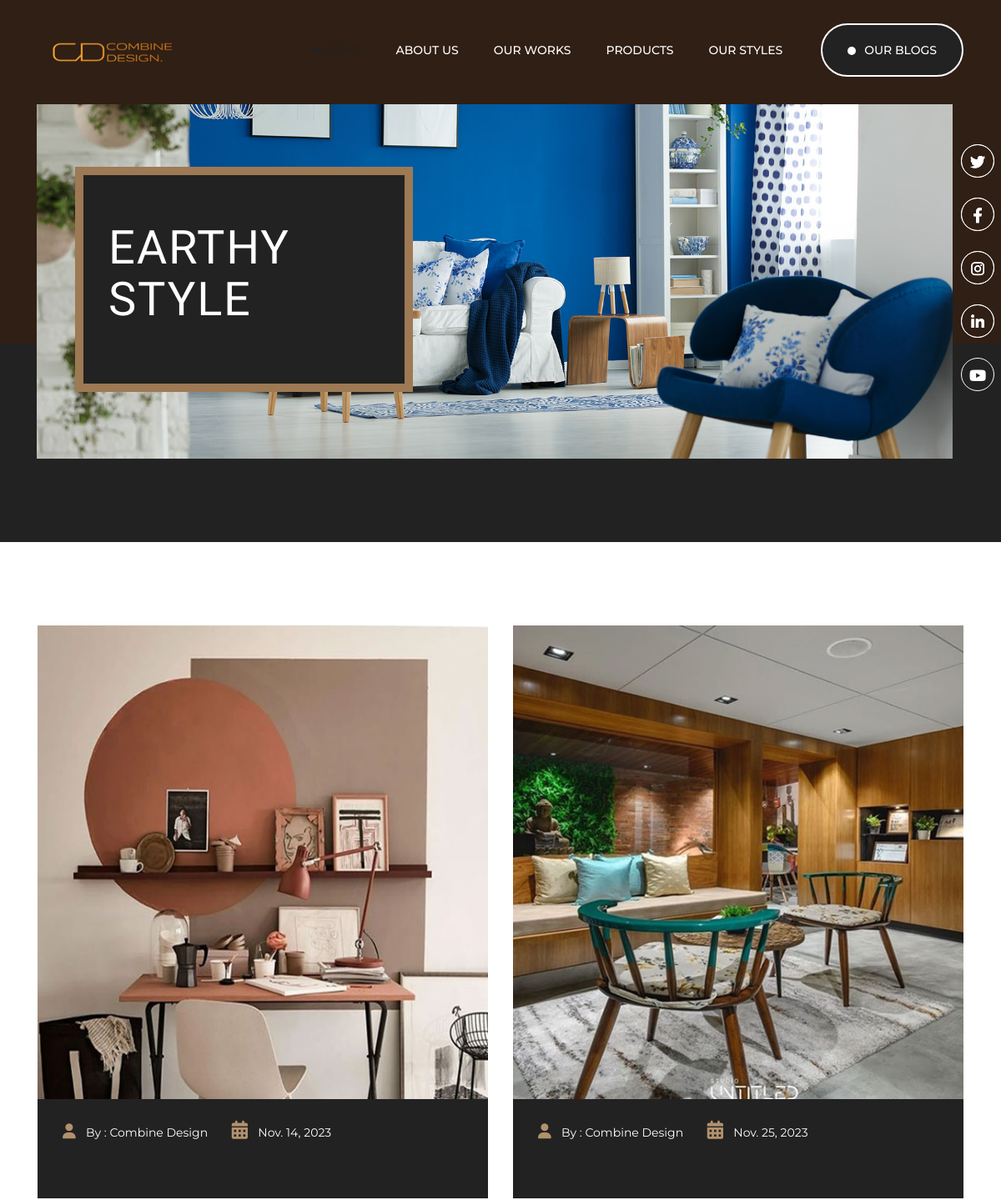
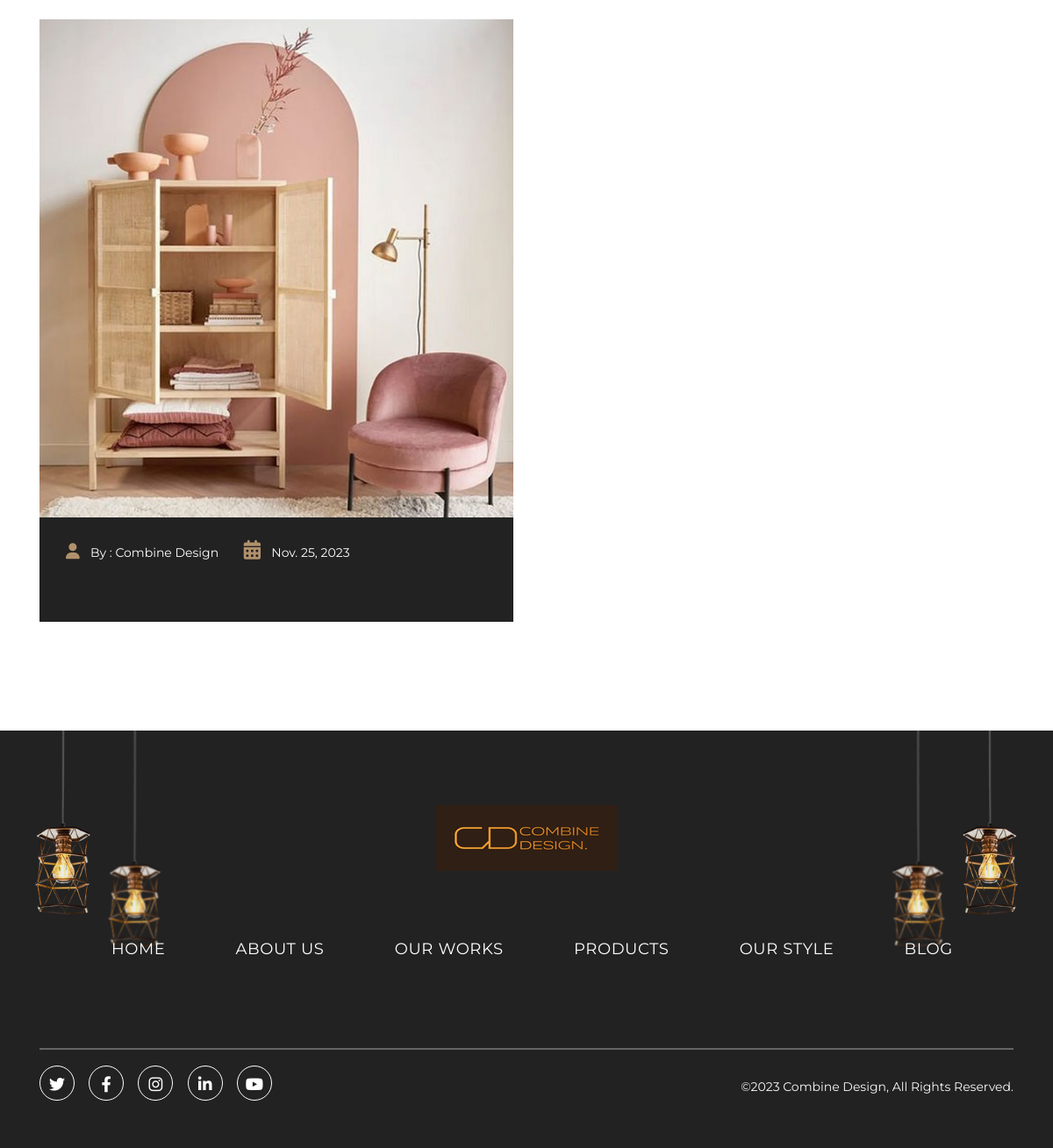
Page /style_detail/1 on the committed database (2 pictures, top to bottom).
### webapp/models.py (models this page shows, shortened)
class Our_STYLE_CATEGORY(models.Model):
    category_name = models.CharField(max_length=1000 , null=True , blank=True)
    category_image = models.ImageField(upload_to='Our_Works' , null=True , blank=True)
    category_desription = models.TextField(null=True , blank=True)
    meta_title = models.CharField(max_length=1000 ,null=True ,blank=True)
    meta_description = models.TextField(null=True , blank=True)
    created_at = models.DateTimeField(auto_now_add=True)
    updated_at = models.DateTimeField(auto_now=True)

class StyleItem(models.Model):
    category = models.ForeignKey(Our_STYLE_CATEGORY, on_delete=models.CASCADE)
    image = models.ImageField(upload_to='Our_Works' , null=True , blank=True)
    created_at = models.DateTimeField(auto_now_add=True)
    updated_at = models.DateTimeField(auto_now=True)

### webapp/views.py (the view)
# urls.py: path('style_detail/<int:id>', views.style_detail, name='style_detail'),
def style_detail(request , id):
    our_style_detail = Our_STYLE_CATEGORY.objects.get(id=id)
    our_style_images = StyleItem.objects.filter(category=our_style_detail)
    context = {
        'our_style_detail': our_style_detail , 'our_style_images':our_style_images ,
        'meta_title':our_style_detail.meta_title,
        'meta_description': our_style_detail.meta_description
    }
    return render(request, 'webapp/style_detail.html', context)

### templates/webapp/style_detail.html (shortened to what this page needs)
{% extends 'base.html' %}
{% load static %}
{% block body %}
<div class="social-icons position-relative">
    <ul class="list-unstyled mb-0 position-absolute">
        <li><a href="#" class="text-decoration-none"><i class="fa-brands fa-twitter social-networks"></i></a></li>
        <li><a href="#" class="text-decoration-none"><i class="fa-brands fa-facebook-f social-networks"></i></a></li>
        <li><a href="#" class="text-decoration-none"><i class="fa-brands fa-instagram social-networks"></i></a></li>
        <li><a href="#" class="text-decoration-none"><i class="fa-brands fa-linkedin-in social-networks"></i></a></li>
    </ul>
</div>
<section class="sub-banner_section">
    <figure class="banner-backgroundimage mb-0">
        <img src="{% static 'assets/images/project-sub-banner-image.jpg' %}" alt="" class="img-fluid">
    </figure>
    <div class="container-fluid">
        <div class="row">
            <div class="col-xl-5 col-lg-6 col-md-8 col-sm-12 col-12">
                <div class="banner_content" data-aos="fade-up">
                    <h1>{{our_style_detail.category_name}} Style </h1>
                </div>
            </div>
            <div class="col-xl-7 col-lg-6 col-md-4 col-sm-12 col-12 d-lg-block d-none">
            </div>
        </div>
    </div>
</section>
</div>
<div class=" blog-posts blogpage-section">
<div class="container">
    <div class="row wow fadeInUp" style="visibility: visible; animation-name: fadeInUp;">
        <div id="blog" class="col-xl-12">
            <div class="row">
                {% for details in our_style_images %}
                <div class="col-xl-6">
                    <div class="blog-box twocolumn-blog float-left w-100 post-item mb-4">
                        <div class="post-item-wrap position-relative">
                            <div class="post-image">
                                <a href="#">
                                    <img
                                        width="1920"
                                    height="800"
                                    class="img-fluid"
                                    src="{{ details.image.url }}"
                                    alt="project-01"
                                  />
                                </a>
                            </div>
                            <div class="lower-portion">
                                <i class="fa-solid fa-user"></i>
                                <span class="text-size-14 text-mr">By : Combine Design </span>
                                <i class="mb-0 calendar-ml fa-solid fa-calendar-days"></i>
                                <span class="mb-0 text-size-14">{{details.created_at.date}}</span>
                            </div>
                        </div>
                    </div>
                </div>
                {% endfor %}
             </div>
        </div>
    </div>
</div>
</div>
{% endblock body %}

### webapp/static/assets/css/style.css (style rules this page uses)
:root { --e-global-color-primary: #ffffff; --e-global-color-secondary: #1b1b1b; --e-global-color-text: #3e3e3e; --e-global-color-accent: #b1916c; --e-global-color-very-dark-gray-mostly-black: #222222; --e-global-color-very-light-gray-mostly-white: #f9f9f9; --e-global-color-very-dark-gray-black:#282828; --e-global-color-light-gray:#cdcdcd; --e-global-color-gray:#a9a9a9; --e-global-color-very-dark-gray:#656565; --e-global-color-very-light-gray:#e9e9e9; --e-global-color-gray:#b2b2b2; --e-global-color-dark-gray:#767676; --e-global-color-dark-moderate-orange:#9d7954; --e-global-color-vivid-orange:#f39f1e; --e-global-color-white: #ffffff; --e-global-color-black: #000000; --e-global-color-mostly-desaturated-dark-orange:#a3805b; --e-global-color-very-soft-orange:#ecc88c; --e-global-color-light-grayish-orange:#e0d3c4; --e-global-color-lime-green:#b7c5bd; --e-global-color-light-grayish-yellow:#fbfbf8; --e-global-color-very-dark-mostly-black-yellow-olive-tone:#232321; --e-global-color-light-grayish-orange:#f2e4d4; }
body { font-family: 'Montserrat', sans-serif; }
.h1, h1 { font-size: 70px; line-height: 84px; font-weight: 400; letter-spacing: 1.8px; text-transform: uppercase; font-family: 'Italiana', serif; color: var(--e-global-color-primary); }
.text-size-14 { font-size: 14px; line-height: 24px; }
.banner_outer .social-icons { float: right; z-index: 1; }
.banner_outer .social-icons ul { right: 42px; top: 142px; }
.banner_outer .social-icons ul li { margin-top: 22px; }
.banner_outer .social-icons ul li .social-networks { font-size: 20px; margin-top: 2px; color: var(--e-global-color-white); border: 1px solid var(--e-global-color-white); background: transparent; border-radius: 100px; text-align: center; transition: all ease-in-out 0.3s; width: 45px; height: 45px; line-height: 45px; }
.sub-banner_section { position: relative; padding: 170px 200px 50px 170px; }
.sub-banner_section .banner-backgroundimage { position: absolute; top: 0; right: 125px; }
.sub-banner_section .banner_content { position: relative; background: var(--e-global-color-very-dark-gray-mostly-black); border: 10px solid var(--e-global-color-dark-moderate-orange); padding: 60px 40px 56px 55px; width: 86%; }
.sub-banner_section .banner_content h1 { margin-bottom: 14px; }
.img-fluid { max-width: 100%; height: auto; }
.blogpage-section { padding: 120px 0; }

### webapp/static/assets/css/custom-style.css (style rules this page uses)
body { margin:0; padding:0; background: repeat-x top #fff; }
a { outline:none; color:#dddddd; text-decoration:none; }
.single-post01 .post-image img, .single-post01 .post-navigation, .single-post01 .comment-list img, .sidebar .widget, .sidebar .widget-tweeter small, .sidebar .widget-twitter small, #loader-wrapper, .post-image img, .single-post01 .post-item-description .post-meta, .sidebar .form-inline .input-group, .sidebar .post-thumbnail-entry, .fluid-width-video-wrapper iframe, .fluid-width-video-wrapper object, .fluid-width-video-wrapper embed, #blog .post-item.border > .post-item-wrap > .post-item-description, #blog img,#blog audio,#blog iframe { width: 100%; border: none }
.blogpage-section { position: relative; }
.blogpage-section .blog-box { position: relative; background: var(--e-global-color-very-dark-gray-mostly-black); transition: all 0.3s ease-in-out; margin-bottom: 32px; }
.blogpage-section .blog-box .lower-portion { padding: 26px 30px 20px; }
.blogpage-section .blog-box .lower-portion i { font-size: 18px; color: var(--e-global-color-accent); margin-right: 8px; margin-bottom: 28px; }
.blogpage-section .blog-box .lower-portion span { font-family: 'Montserrat', sans-serif; color: var(--e-global-color-white); }
.blogpage-section .blog-box .lower-portion .calendar-ml { font-size: 22px; margin-left: 5px; }
.blogpage-section .blog-box .lower-portion .text-mr { margin-right: 20px; }
.blogpage-section .twocolumn-blog .lower-portion { padding: 26px 30px 44px; }
@media screen and (max-width: 1440px) { .blogpage-section { padding: 100px 0; } }

### rows in the picture
Our_STYLE_CATEGORY: category_name "EARTHY"
StyleItem: image (picture), created_at "Nov. 14, 2023"
StyleItem: image (picture), created_at "Nov. 25, 2023"
StyleItem: image (picture), created_at "Nov. 25, 2023"
